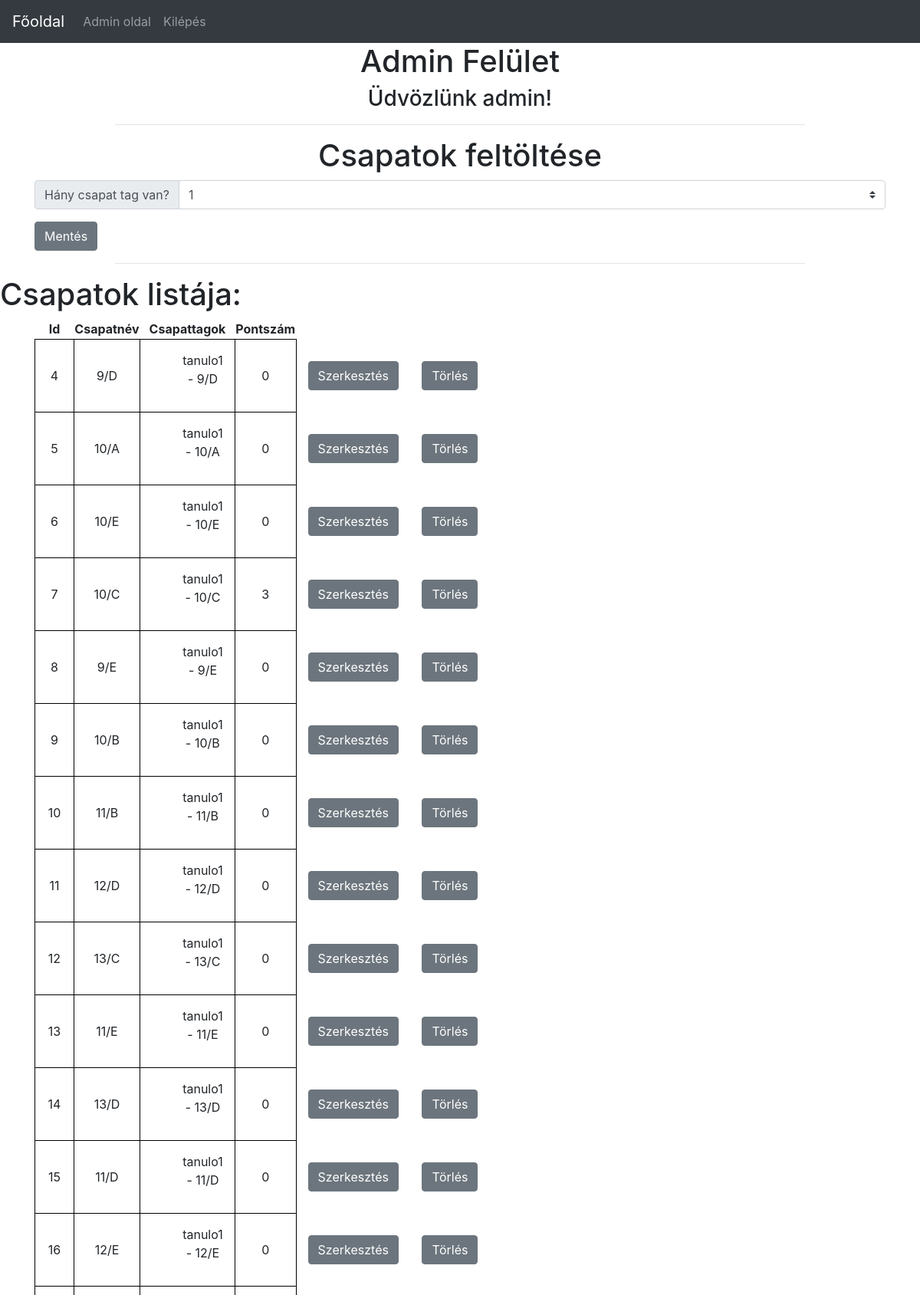
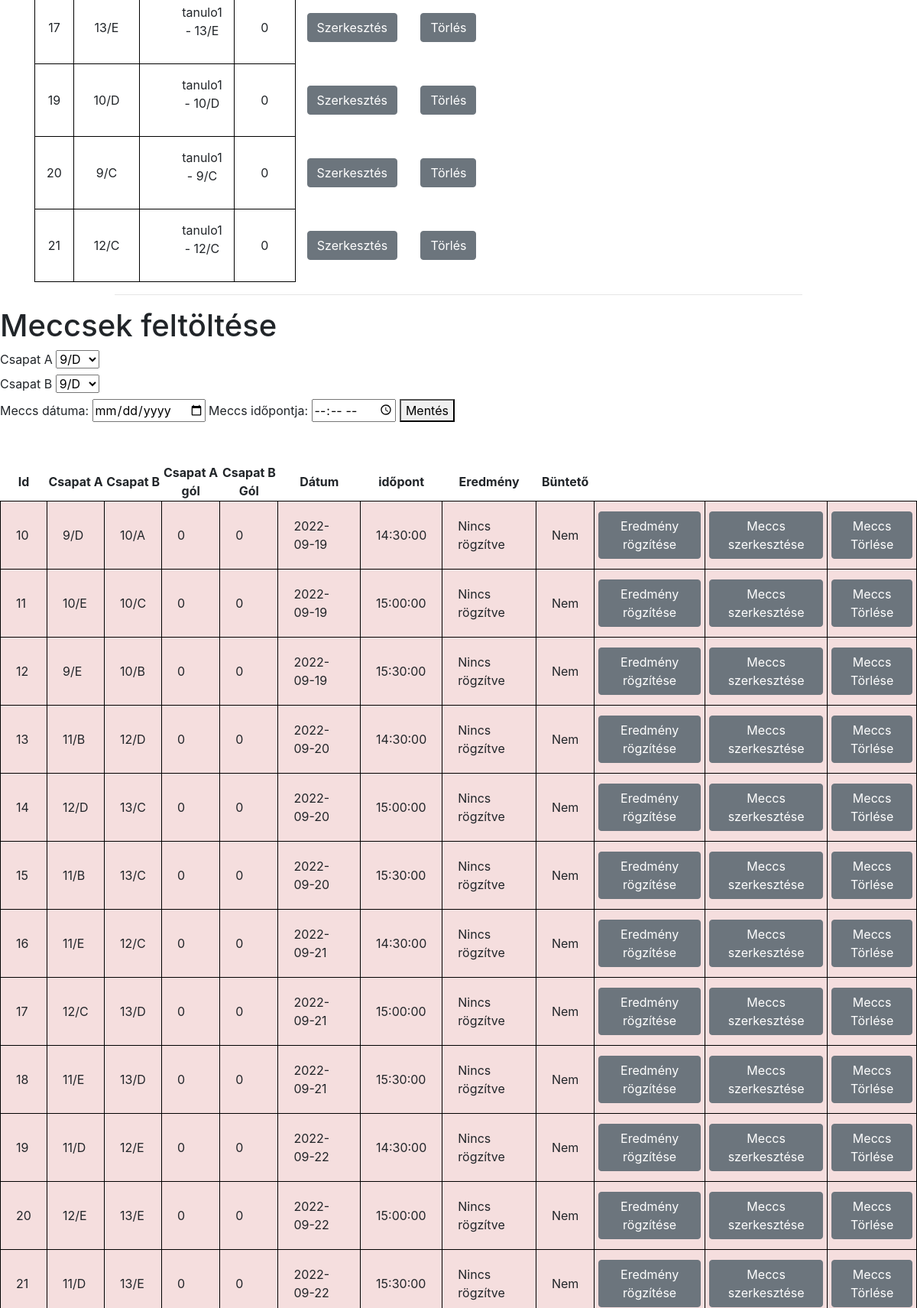
The app's page /admin.php?error=none (signed in, upper part) with its own data (2 pictures, top to bottom).
### tables this page shows
CREATE TABLE `csapatok` (
  `id` int(255) NOT NULL,
  `csapat_nev` char(255) DEFAULT NULL,
  `csapat_tagok` varchar(512) DEFAULT NULL,
  `pontszam` int(15) DEFAULT NULL
);

CREATE TABLE `meccsek` (
  `id` int(15) NOT NULL,
  `csapat_a` varchar(255) DEFAULT NULL,
  `csapat_a_gol` int(15) DEFAULT NULL,
  `csapat_b` varchar(255) DEFAULT NULL,
  `csapat_b_gol` int(15) DEFAULT NULL,
  `datum` date DEFAULT NULL,
  `idopont` time DEFAULT NULL,
  `eredmeny` int(15) DEFAULT NULL,
  `bunteto` int(1) DEFAULT NULL
);

### includes/functions.inc.php (called while the page is built, shortened)
<?php
function csapatokLekeres($conn) {
    $sql = "SELECT * FROM csapatok";
	$result = $conn->query($sql);
	return $result;
}
function meccsekLekerese($conn) {
	$sql = "SELECT * FROM meccsek";
	$result = $conn->query($sql);
	return $result;
}

### admin.php (the view, shortened to what this page needs)
<?php
    include_once 'parts/header.php';
?>
    <h1 class="text-center">Admin Felület</h1>
    <?php
        if(!isset($_SESSION["uname"])) {
            echo '<div class="adminlogin">
                    <form action="includes/admin.inc.php" method="post">
                    <input type="text" name="uname" placeholder="Felhasználónév">
                    <input type="password" name="pwd" placeholder="Jelszó">
                    <button type="submit" name="submit">Belépés</button>
                    </form>
                </div>';
        } else {
            echo '<h3 class="text-center">Üdvözlünk '.$_SESSION["uname"].'!</h3>';
        }
    ?>
    <hr style="width: 75%;">
    <?php
        require_once 'includes/admin.inc.php';
    ?>
    <div class="fooldal">
        <h1 class="text-center">Csapatok feltöltése</h1>
        <div id="kezdes">
            <div class="container">
                <div class="input-group mb-3">
                    <div class="input-group-prepend">
                        <label class="input-group-text" for="inputGroupSelect01">Hány csapat tag van?</label>
                    </div>
                    <select id ="szam" class="custom-select" id="inputGroupSelect01">
                        <option value="1">1</option>
                    </select>
                </div>
                <button class="btn btn-secondary" onclick="inputok()">Mentés</button>
            </div>
        </div>
        <hr style="width: 75%;">
        <h1>Csapatok listája:</h1>
        <div class="container">
            <div class="row">
                <div class="col-sm">
                    <table id = "csapatokTable">
                        <thead class='text-center'>
                            <tr>
                                <th>Id</th>
                                <th>Csapatnév</th>
                                <th>Csapattagok</th>
                                <th>Pontszám</th>
                                <th></th>
                                <th></th>
                            </tr>
                        </thead>
                        <?php
                            require_once 'includes/dbh.inc.php';
                            require_once 'includes/functions.inc.php';
                            $csapatok = csapatokLekeres($conn);
                            if ($csapatok->num_rows > 0) {
                                while($seged = $csapatok->fetch_assoc()) {
                                    $tomb = explode(";", $seged["csapat_tagok"]);
                                    $szam = count($tomb) - 1;
                                    echo "<tr style='text-align: center;'>
                                    <td style='padding: 15px;border: 1px solid black;'>".$seged["id"]."</td>";
                                    echo "<td style='padding: 15px; border: 1px solid black;' class='csapat_nev'>".$seged["csapat_nev"]."</td>";
                                    echo "<td style='padding: 15px; border: 1px solid black;'><ul style='list-style: none;'>";
                                    for ($i=0; $i < $szam; $i++) {
                                        echo "<li>".$tomb[$i]."</li>";
                                    }
                                    echo "</ul></td>";
                                    echo "<td style='padding: 15px; border: 1px solid black;'>".$seged["pontszam"]."</td>";
                                    echo "<td style='padding: 15px;'><button class='btn btn-secondary' onclick='csapatokSzerkesztesJS(".$seged["id"].",".json_encode($seged["csapat_nev"]).",".json_encode($seged["csapat_tagok"]).",".$seged["pontszam"].")'>Szerkesztés</button></td>";
                                    echo "<td style='padding: 15px;'><button class='btn btn-secondary' onclick='csapatokTorleseJS(".$seged["id"].",".json_encode($seged["csapat_nev"]).")'>Törlés</button></td></tr>";
                                }
                            } else {
                                echo "Nincsenek fent csapatok :(";
                            }
                        ?>
                    </table>
                </div>
                <div class="col-sm">
                </div>
            </div>
        </div>
        <hr style="width: 75%;">
        <h1>Meccsek feltöltése</h1>
        <form action="includes/admin.inc.php" method="post">
            <label for="csapat_a">Csapat A</label>
            <select name="csapat_a">
                <?php
                    require_once 'includes/dbh.inc.php';
                    require_once 'includes/functions.inc.php';
                    $csapatok = csapatokLekeres($conn);
                    if ($csapatok->num_rows > 0) {
                        while($seged = $csapatok->fetch_assoc()) {
                            echo '<option value="'.$seged["csapat_nev"].'">'.$seged["csapat_nev"].'</option>';
                        }
                    }
                ?>
            </select>
            <br>
            <label for="csapat_b">Csapat B</label>
            <select name="csapat_b">
                <?php
                    require_once 'includes/dbh.inc.php';
                    require_once 'includes/functions.inc.php';
                    $csapatok = csapatokLekeres($conn);
                    if ($csapatok->num_rows > 0) {
                        while($seged = $csapatok->fetch_assoc()) {
                            echo '<option value="'.$seged["csapat_nev"].'">'.$seged["csapat_nev"].'</option>';
                        }
                    }
                ?>
            </select>
            <br>
            <label for="datum">Meccs dátuma:</label>
            <input type="date" name="datum">
            <label for="idopont">Meccs időpontja:</label>
            <input type="time" name="idopont">
            <button type="submit" name="submitMeccs">Mentés</button>
        </form>
        <br>
        <br>
        <table id="meccsTable">
            <tr class="text-center">
                <th>Id</th>
                <th>Csapat A</th>
                <th>Csapat B</th>
                <th>Csapat A gól</th>
                <th>Csapat B Gól</th>
                <th>Dátum</th>
                <th>időpont</th>
                <th>Eredmény</th>
                <th>Büntető</th>
                <th></th>
                <th></th>
            </tr>
            <?php
                require_once 'includes/dbh.inc.php';
                require_once 'includes/functions.inc.php';
                $meccsek = meccsekLekerese($conn);
                $k = 0;
                if ($meccsek->num_rows > 0) {
                    while($seged = $meccsek->fetch_assoc()) {
                        if ($seged["eredmeny"] == -1){
                            $eredmeny = "Nincs rögzítve";
                        } elseif ($seged["eredmeny"] == 1) {
                            $eredmeny = $seged["csapat_a"];
                        } elseif ($seged["eredmeny"] == 2) {
                            $eredmeny = $seged["csapat_b"];
                        } elseif ($seged["eredmeny"] == 0) {
                            $eredmeny = "Döntetlen";
                        }
                        if ($seged["bunteto"] == 1) {
                            $bunteto = "Igen";
                        } else {
                            $bunteto = "Nem";
                        }
                        if ($eredmeny == "Nincs rögzítve") {
                            echo "<tr style = 'background-color: rgba(235, 190, 190, 0.5);'>
                            <td style='padding: 20px;border: 1px solid black;'>".$seged['id']."</td>
                            <td style='padding: 20px;border: 1px solid black;'>".$seged['csapat_a']."</td>
                            <td style='padding: 20px;border: 1px solid black;'>".$seged['csapat_b']."</td>
                            <td style='padding: 20px;border: 1px solid black;'>".$seged['csapat_a_gol']."</td>
                            <td style='padding: 20px;border: 1px solid black;'>".$seged['csapat_b_gol']."</td>
                            <td style='padding: 20px;border: 1px solid black;'>".$seged['datum']."</td>
                            <td style='padding: 20px;border: 1px solid black;' id='".$k."idopont'>".$seged['idopont']."</td>
                            <td style='padding: 20px;border: 1px solid black;'>".$eredmeny."</td>
                            <td style='padding: 20px;border: 1px solid black;'>".$bunteto."</td>";
                            echo "<td style='padding: 5px;border: 1px solid black;'><button class='btn btn-secondary' onclick='meccsEredmenyRogzitese(".$seged['id'].", ".json_encode($seged['csapat_a']).", ".$seged['csapat_a_gol'].", ".json_encode($seged['csapat_b']).",".$seged['csapat_b_gol'].", ".json_encode($seged["datum"]).", ".json_encode($seged['idopont']).", ".$seged['eredmeny'].", ".$seged["bunteto"].")'>Eredmény rögzítése</button></td>";
                            echo "<td style='padding: 5px;border: 1px solid black;'><button class='btn btn-secondary' onclick='meccsSzerkesztese(".$seged['id'].", ".json_encode($seged['csapat_a']).", ".$seged['csapat_a_gol'].", ".json_encode($seged['csapat_b']).",".$seged['csapat_b_gol'].",".json_encode($seged["datum"]).", ".json_encode($seged['idopont']).", ".$seged['eredmeny'].")'>Meccs szerkesztése</button></td>";
                            echo "<td style='padding: 5px;border: 1px solid black;'><button class='btn btn-secondary' onclick='adottMeccsTorlese(".$seged['id'].", ".json_encode($seged["csapat_a"]).", ".json_encode($seged["csapat_b"]).")'>Meccs Törlése</button></td></tr>";
                        }
                        $k++;
                    }
                }  else {
                    echo "Nincsenek fent csapatok :(";
                }
            ?>
        </table>
        <br>
        <br>
        <br>
        <br>
        <br>
        <br>
    </div>
</body>
</html>

### css/style.css (style rules this page uses)
.fooldal { display: none; }

### admin.php (style rules this page uses)
.fooldal { display: block !important; }

### records on screen
csapatok: id "4", csapat_nev "9/D", csapat_tagok "tanulo1 - 9/D", pontszam "0"
csapatok: id "5", csapat_nev "10/A", csapat_tagok "tanulo1 - 10/A", pontszam "0"
csapatok: id "6", csapat_nev "10/E", csapat_tagok "tanulo1 - 10/E", pontszam "0"
csapatok: id "7", csapat_nev "10/C", csapat_tagok "tanulo1 - 10/C", pontszam "3"
csapatok: id "8", csapat_nev "9/E", csapat_tagok "tanulo1 - 9/E", pontszam "0"
csapatok: id "9", csapat_nev "10/B", csapat_tagok "tanulo1 - 10/B", pontszam "0"
csapatok: id "10", csapat_nev "11/B", csapat_tagok "tanulo1 - 11/B", pontszam "0"
csapatok: id "11", csapat_nev "12/D", csapat_tagok "tanulo1 - 12/D", pontszam "0"
csapatok: id "12", csapat_nev "13/C", csapat_tagok "tanulo1 - 13/C", pontszam "0"
csapatok: id "13", csapat_nev "11/E", csapat_tagok "tanulo1 - 11/E", pontszam "0"
csapatok: id "14", csapat_nev "13/D", csapat_tagok "tanulo1 - 13/D", pontszam "0"
csapatok: id "15", csapat_nev "11/D", csapat_tagok "tanulo1 - 11/D", pontszam "0"
csapatok: id "16", csapat_nev "12/E", csapat_tagok "tanulo1 - 12/E", pontszam "0"
csapatok: id "17", csapat_nev "13/E", csapat_tagok "tanulo1 - 13/E", pontszam "0"
csapatok: id "19", csapat_nev "10/D", csapat_tagok "tanulo1 - 10/D", pontszam "0"
csapatok: id "20", csapat_nev "9/C", csapat_tagok "tanulo1 - 9/C", pontszam "0"
csapatok: id "21", csapat_nev "12/C", csapat_tagok "tanulo1 - 12/C", pontszam "0"
meccsek: id "10", csapat_a "9/D", csapat_b "10/A", csapat_a_gol "0", csapat_b_gol "0", datum "2022-09-19", idopont "14:30:00", eredmeny "Nincs rögzítve", bunteto "Nem"
meccsek: id "11", csapat_a "10/E", csapat_b "10/C", csapat_a_gol "0", csapat_b_gol "0", datum "2022-09-19", idopont "15:00:00", eredmeny "Nincs rögzítve", bunteto "Nem"
meccsek: id "12", csapat_a "9/E", csapat_b "10/B", csapat_a_gol "0", csapat_b_gol "0", datum "2022-09-19", idopont "15:30:00", eredmeny "Nincs rögzítve", bunteto "Nem"
meccsek: id "13", csapat_a "11/B", csapat_b "12/D", csapat_a_gol "0", csapat_b_gol "0", datum "2022-09-20", idopont "14:30:00", eredmeny "Nincs rögzítve", bunteto "Nem"
meccsek: id "14", csapat_a "12/D", csapat_b "13/C", csapat_a_gol "0", csapat_b_gol "0", datum "2022-09-20", idopont "15:00:00", eredmeny "Nincs rögzítve", bunteto "Nem"
meccsek: id "15", csapat_a "11/B", csapat_b "13/C", csapat_a_gol "0", csapat_b_gol "0", datum "2022-09-20", idopont "15:30:00", eredmeny "Nincs rögzítve", bunteto "Nem"
meccsek: id "16", csapat_a "11/E", csapat_b "12/C", csapat_a_gol "0", csapat_b_gol "0", datum "2022-09-21", idopont "14:30:00", eredmeny "Nincs rögzítve", bunteto "Nem"
meccsek: id "17", csapat_a "12/C", csapat_b "13/D", csapat_a_gol "0", csapat_b_gol "0", datum "2022-09-21", idopont "15:00:00", eredmeny "Nincs rögzítve", bunteto "Nem"
meccsek: id "18", csapat_a "11/E", csapat_b "13/D", csapat_a_gol "0", csapat_b_gol "0", datum "2022-09-21", idopont "15:30:00", eredmeny "Nincs rögzítve", bunteto "Nem"
meccsek: id "19", csapat_a "11/D", csapat_b "12/E", csapat_a_gol "0", csapat_b_gol "0", datum "2022-09-22", idopont "14:30:00", eredmeny "Nincs rögzítve", bunteto "Nem"
meccsek: id "20", csapat_a "12/E", csapat_b "13/E", csapat_a_gol "0", csapat_b_gol "0", datum "2022-09-22", idopont "15:00:00", eredmeny "Nincs rögzítve", bunteto "Nem"
meccsek: id "21", csapat_a "11/D", csapat_b "13/E", csapat_a_gol "0", csapat_b_gol "0", datum "2022-09-22", idopont "15:30:00", eredmeny "Nincs rögzítve", bunteto "Nem"

### other values on screen
$_SESSION["uname"] "admin"
form field csapat_a "9/D"
form field csapat_b "9/D"
